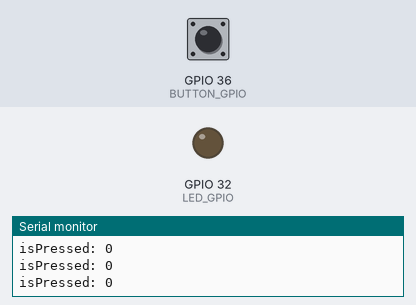
The program below on a simulated ESP32. On the bench: output pins drawn as LEDs (lit = HIGH), the last lines printed to the serial monitor. The inputs (shaded band) are chosen by the test bench; at power-on: GPIO 36 (BUTTON_GPIO) LOW.

Above: at 1.2 s.
1.3 s: GPIO 36 (BUTTON_GPIO) pulled HIGH for 0.15 s
At 1.37 s:
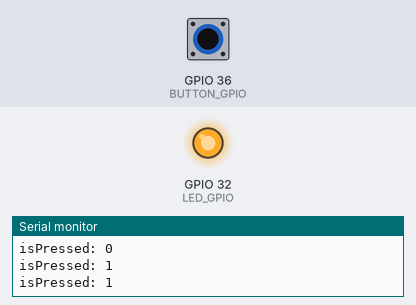
2.9 s: GPIO 36 (BUTTON_GPIO) pulled HIGH for 3.2 s
At 7.2 s:
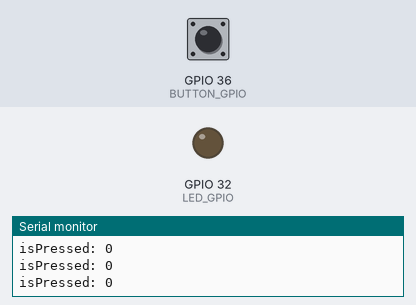
Timing chart, 0 to 8.7 s (numbered marks = the images above; inputs shaded):
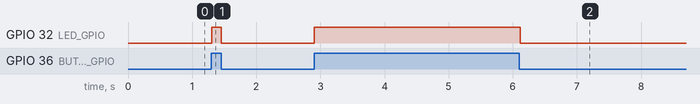

Measured:
- after the input at 1.3 s, GPIO 32 (LED_GPIO): LOW → HIGH at once, → LOW 0.15 s later
- after the input at 2.9 s, GPIO 32 (LED_GPIO): LOW → HIGH at once, → LOW 3.2 s later

The program:

main.cpp
```cpp
#include <Arduino.h>
#include <cstdint>
#include <esp_log.h>

/**
 * In this sketch the input at pin 32 reads the high-low value.  If switch is
 * open then LO if closed then HIGH.  For a HIGH read then we write HIGH to
 * 36 which sends 3.3V to the LED circuit otherwise we write LOW.
 */
const uint8_t LED_GPIO = 32;
const uint8_t BUTTON_GPIO = 36;

int isPressed = 0;

void setup() {

  pinMode(BUTTON_GPIO, INPUT);

  pinMode(LED_GPIO, OUTPUT);

  Serial.begin(115200);
  Serial.println("Should light the LED when button is pressed ...");
}

void loop() {
  isPressed = digitalRead(BUTTON_GPIO);

  if (isPressed == HIGH) {
    digitalWrite(LED_GPIO, HIGH);
  } else {
    digitalWrite(LED_GPIO, LOW);
  }

  Serial.printf("isPressed: %d\n", isPressed);

  delay(50);
}
```
